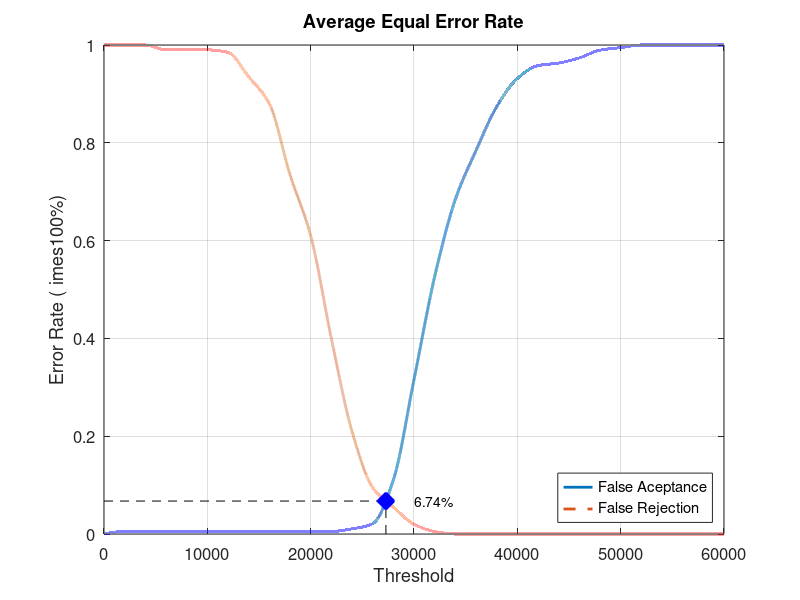
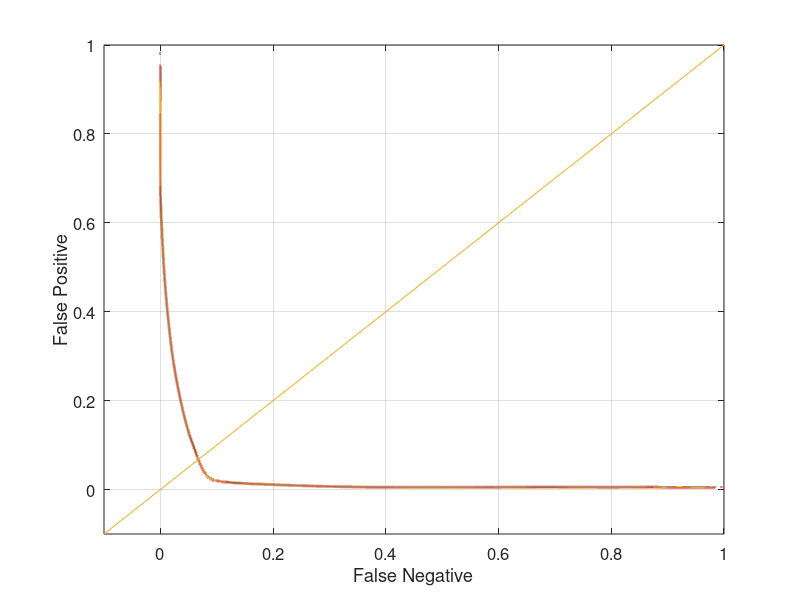

MATLAB code to generate these figures, in order:
close all;
clear;
clc;
x = 0:2000:60000;
xq = 0:0.5:60000;

y0 = [0 0.00526316 0.00526316 0.00526316 0.00526316 0.00526316 0.00526316 0.00526316 0.00526316 0.00526316 0.00526316 0.00526316 0.0105263 0.0210526 0.110526 0.315789 0.526316 0.684211 0.784211 0.873684 0.931579 0.957895 0.963158 0.973684 0.989474 0.994737 1 1 1 1 1]
yy0 = interp1(x, y0, xq, 'pchip');
y1 = [1 1 1 0.99 0.99 0.99 0.985 0.935 0.88 0.735 0.61 0.4 0.21 0.095 0.055 0.02 0.005 0 0 0 0 0 0 0 0 0 0 0 0 0 0]
yy1 = interp1(x, y1, xq, 'pchip');

% Calculating EER: 
y2 = abs(y0 - y1);
find(y2 == min(y2))
yy2 = abs(yy0 - yy1);
xEER = find(yy2 == min(yy2));
xEERIndex = xq(xEER) % X-axis EER
yEER = yy0(xEER) % Y-axis EER

main = figure
plot(xq, yy0,'-','LineWidth', 2);	hold on
plot(xq, yy1,'--','LineWidth', 2);	hold on
plot([xEERIndex xEERIndex], [0 yEER], 'k--');	hold on
plot([0 xEERIndex], [yEER yEER], 'k--');	hold on
plot(xEERIndex, yEER, 'bx', 'LineWidth', 10);	hold on
text(xEERIndex + 10 * xEERIndex / 100, yEER, [num2str(round((10000 * yEER)) / 100) '%'])
legend('False Aceptance', 'False Rejection', 'Location', 'SouthEast')
xlabel('Threshold')
ylabel('Error Rate (	imes100%)')
title('Average Equal Error Rate')
set(gca, 'FontSize', 12)
axis([0 60000 0 1])
grid on

print(main, 'Database2_4Main', '-dpng');
FNRxFPR = figure('Color', [1 1 1]);
plot(yy1, yy0, '-', yy1, yy0, 'LineWidth', 2);
hold on
y = -0.1:0.1:1
plot(y, y); 
set(gca, 'FontSize', 12)
xlabel('False Negative')
ylabel('False Positive')
axis([-0.1 1 -0.1 1])
set(gca, 'FontSize', 12)
grid on

print(FNRxFPR, 'Database2_4FNRxFPR','-dpng');
